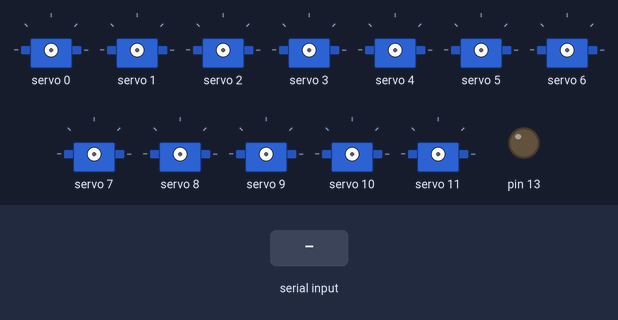
The sketch below on a simulated Arduino Uno, built with avr-gcc and run on an emulated ATmega328P. On the bench: 12 × servo, output pins drawn as LEDs (lit = HIGH). The test bench sets the inputs (shaded band).

Above: at 1.2 s.
1.3 s: " " received over Serial
At 2.1 s:
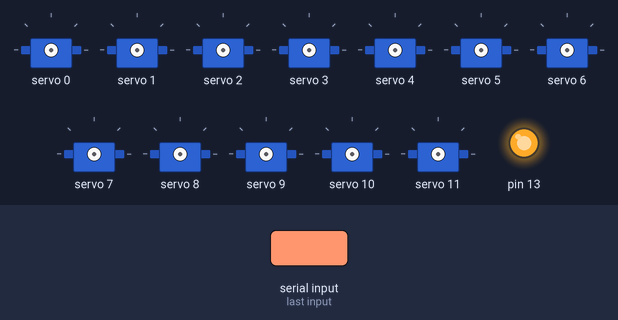
3.8 s: "90 45\n" received over Serial
At 5.3 s:
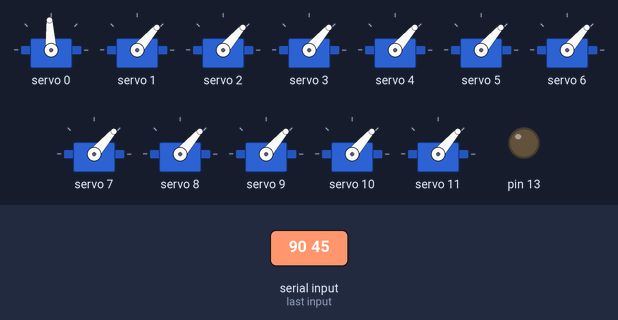
6.3 s: "30 150\n" received over Serial
At 8.3 s:
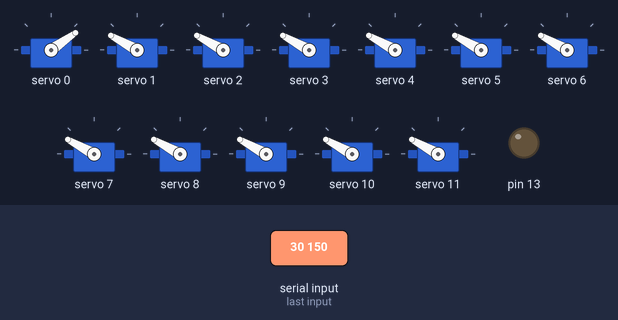
8.8 s: "90\n" received over Serial
At 10.2 s:
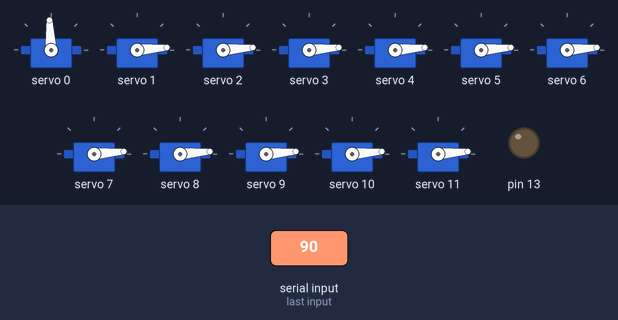
11.3 s: "200\n" received over Serial
At 13.3 s:
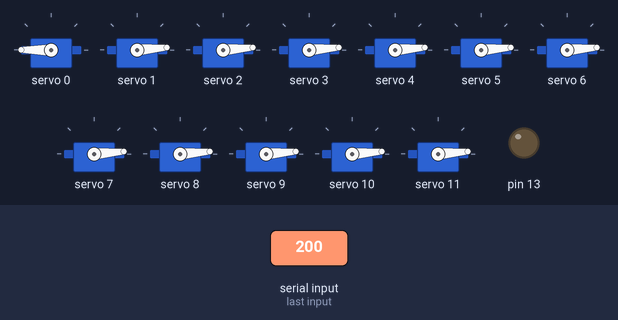
13.8 s: "1 90\n" received over Serial
At 15.3 s:
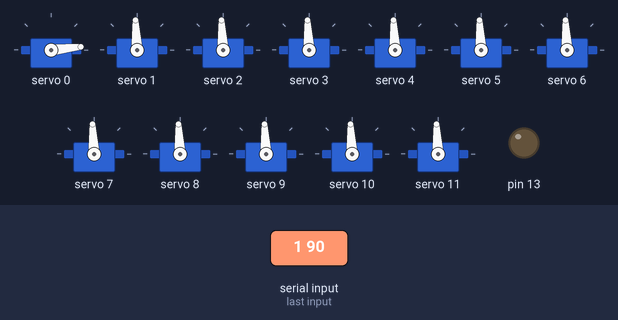
Timing chart, 0 to 16.8 s (numbered marks = the images above; inputs shaded):
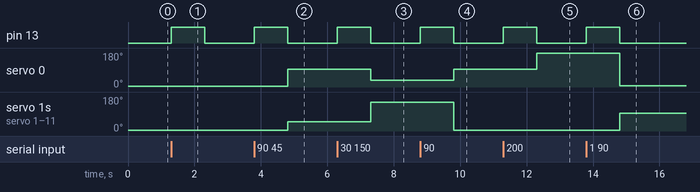

Measured:
- after the input at 1.3 s, pin 13: LOW → HIGH at once, → LOW 1.0 s later
- after the input at 3.8 s, pin 13: LOW → HIGH at once, → LOW 1.0 s later; servo 0: 5° → 93° after 1.0 s; servo 1–11: 5° → 49° after 1.0 s
- after the input at 6.3 s, pin 13: LOW → HIGH at once, → LOW 1.0 s later; servo 0: 93° → 35° after 1.0 s; servo 1–11: 49° → 151° after 1.0 s
- after the input at 8.8 s, pin 13: LOW → HIGH at once, → LOW 1.0 s later; servo 0: 35° → 93° after 1.0 s; servo 1–11: 151° → 5° after 1.0 s
- after the input at 11.3 s, pin 13: LOW → HIGH at once, → LOW 1.0 s later; servo 0: 93° → 180° after 1.0 s
- after the input at 13.8 s, pin 13: LOW → HIGH at once, → LOW 1.0 s later; servo 0: 180° → 6° after 1.0 s; servo 1–11: 5° → 93° after 1.0 s

The sketch:

servo_control.ino
```cpp
#include <Wire.h>
#include <Adafruit_PWMServoDriver.h>

// called this way, it uses the default address 0x40
Adafruit_PWMServoDriver pwm = Adafruit_PWMServoDriver();

class Servo {
  public:
    int channel;
    const static int SERVO_FREQ = 50;

    Servo(int channelParam) {
      channel = channelParam;
    }

    void setServoDegrees(int degrees) {
      int constrainedDegrees = constrain(degrees, 0, Servo::MAX_DEGREES);
      int pulse = map(constrainedDegrees, 0, Servo::MAX_DEGREES, Servo::PULSE_MIN, Servo::PULSE_MAX);
      pwm.writeMicroseconds(channel, pulse);
    }

  private:
    // These are measured in microseconds
    const static int PULSE_MIN = 600;
    const static int PULSE_MAX = 2400;

    const static int MAX_DEGREES = 180;
};

const Servo SERVOS[] = {
  Servo(0), // RIGHT_SHOULDER_FWD
  Servo(1), // RIGHT_SHOULDER_LAT
  Servo(2), // RIGHT_ELBOW_FWD
  Servo(3), // RIGHT_ELBOW_LAT
  Servo(4), // RIGHT_WRIST
  Servo(5), // RIGHT_CLAW
  Servo(6), // LEFT_SHOULDER_FWD
  Servo(7), // LEFT_SHOULDER_LAT
  Servo(8), // LEFT_ELBOW_FWD
  Servo(9), // LEFT_ELBOW_LAT
  Servo(10), // LEFT_WRIST
  Servo(11), // LEFT_CLAW
  Servo(12), // HEAD_FWD
  Servo(13), // HEAD_LAT
  Servo(14) // TORSO
};

void setup() {
  Serial.begin(115200);
  pwm.begin();
  pwm.setOscillatorFrequency(27000000);
  pwm.setPWMFreq(Servo::SERVO_FREQ);

  delay(10);

  pinMode(13, OUTPUT);
}

void loop() {
  // Turn the LED off if we don't have a signal, keep it on if we do
  while (!Serial.available()) {
    digitalWrite(13, LOW);
  }
  digitalWrite(13, HIGH);

  int jointAngles[15] = {};

  String message = Serial.readString();
  int lastDelimIndex = 0;

  for (int i = 0; i < 15; i++) {
    if (i != 14) {
      int substringEnd = message.indexOf(" ", lastDelimIndex + 1);
      jointAngles[i] = message.substring(lastDelimIndex, substringEnd).toInt();
      lastDelimIndex = substringEnd;
    }
    else jointAngles[i] = message.substring(lastDelimIndex).toInt();
  }

  for (Servo servo : SERVOS) {
    servo.setServoDegrees(jointAngles[servo.channel]);
  }
}
```
